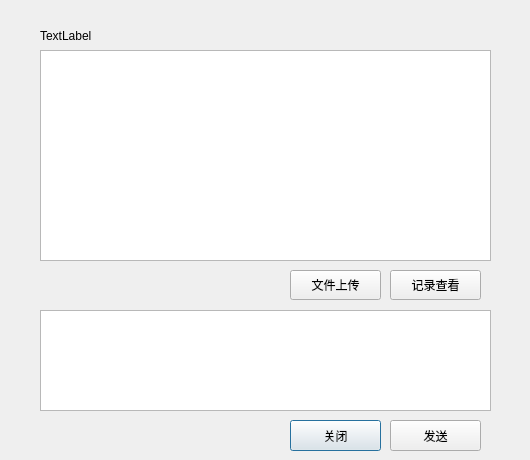
<?xml version="1.0" encoding="UTF-8"?>
<ui version="4.0">
 <class>Chat</class>
 <widget class="QDialog" name="Chat">
  <property name="geometry">
   <rect>
    <x>0</x>
    <y>0</y>
    <width>530</width>
    <height>460</height>
   </rect>
  </property>
  <property name="minimumSize">
   <size>
    <width>530</width>
    <height>460</height>
   </size>
  </property>
  <property name="maximumSize">
   <size>
    <width>530</width>
    <height>460</height>
   </size>
  </property>
  <property name="windowTitle">
   <string>Dialog</string>
  </property>
  <widget class="QLabel" name="label">
   <property name="geometry">
    <rect>
     <x>40</x>
     <y>20</y>
     <width>441</width>
     <height>31</height>
    </rect>
   </property>
   <property name="text">
    <string>TextLabel</string>
   </property>
  </widget>
  <widget class="QTextBrowser" name="textBrowser">
   <property name="geometry">
    <rect>
     <x>40</x>
     <y>50</y>
     <width>451</width>
     <height>211</height>
    </rect>
   </property>
  </widget>
  <widget class="QToolButton" name="sendToolButton">
   <property name="geometry">
    <rect>
     <x>290</x>
     <y>270</y>
     <width>91</width>
     <height>30</height>
    </rect>
   </property>
   <property name="text">
    <string>文件上传</string>
   </property>
   <property name="iconSize">
    <size>
     <width>20</width>
     <height>20</height>
    </size>
   </property>
  </widget>
  <widget class="QToolButton" name="readToolButton">
   <property name="geometry">
    <rect>
     <x>390</x>
     <y>270</y>
     <width>91</width>
     <height>30</height>
    </rect>
   </property>
   <property name="text">
    <string>记录查看</string>
   </property>
   <property name="iconSize">
    <size>
     <width>20</width>
     <height>20</height>
    </size>
   </property>
  </widget>
  <widget class="QTextEdit" name="messageTextEdit">
   <property name="geometry">
    <rect>
     <x>40</x>
     <y>310</y>
     <width>451</width>
     <height>101</height>
    </rect>
   </property>
  </widget>
  <widget class="QPushButton" name="closePushButton">
   <property name="geometry">
    <rect>
     <x>290</x>
     <y>420</y>
     <width>91</width>
     <height>31</height>
    </rect>
   </property>
   <property name="text">
    <string>关闭</string>
   </property>
   <property name="iconSize">
    <size>
     <width>25</width>
     <height>31</height>
    </size>
   </property>
  </widget>
  <widget class="QPushButton" name="sendPushButton">
   <property name="geometry">
    <rect>
     <x>390</x>
     <y>420</y>
     <width>91</width>
     <height>31</height>
    </rect>
   </property>
   <property name="text">
    <string>发送</string>
   </property>
  </widget>
 </widget>
 <resources/>
 <connections/>
</ui>
